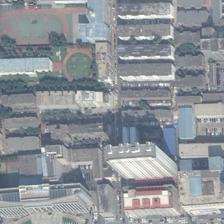
#> input picture uploads/Copy of 00036.jpg, 224 x 224 px
$ python -i imagepreprocess.py   (imports and definitions only)
#> lines starting #> are read from the running program, lines starting #| are printed output that depends on the picture
from PIL import Image, ImageFilter, ImageEnhance

class Preprocess:
    def __init__(self, img_path):
        self.img_path = img_path

    def crop_salient_region(self):
        try:
            img = Image.open(self.img_path).convert("RGB")
#> img is the input picture: PIL image 224x224 RGB; mean R, G, B 142.2, 146.9, 152.4

            gray = img.convert("L")
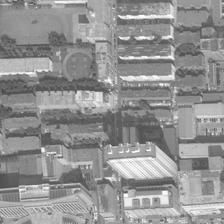
#> gray: PIL image 224x224 L; min 68, max 255, mean 146.1
            gray = ImageEnhance.Contrast(gray).enhance(2.0)
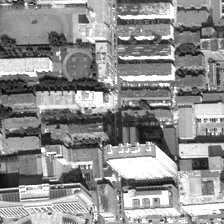
#> gray: PIL image 224x224 L; min 0, max 255, mean 143.4
            edges = gray.filter(ImageFilter.FIND_EDGES)
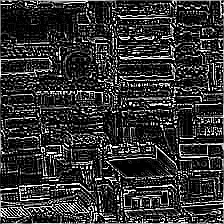
#> edges: PIL image 224x224 L; min 0, max 255, mean 51.4

            bbox = edges.getbbox()
#> bbox = (0, 0, 224, 224)
            if bbox:
                img = img.crop(bbox)

            img = img.resize((224, 224))

            return img

        except Exception as e:
            print(f" Error processing {self.img_path}: {e}")
            return Image.new('RGB', (224, 224), color='gray')

>>> result = Preprocess('uploads/Copy of 00036.jpg').crop_salient_region()

$ run again, on uploads/viaduct_53.jpg
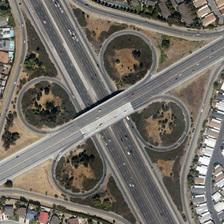
#> input picture uploads/viaduct_53.jpg, 224 x 224 px
#> in crop_salient_region, img is the input picture: PIL image 224x224 RGB; mean R, G, B 114.1, 108.9, 100.8
#> in crop_salient_region, `gray = ImageEnhance.Contrast(gray).enhance(2.0)`:
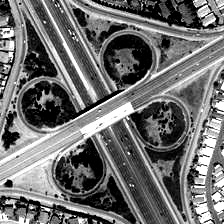
#> gray: PIL image 224x224 L; min 0, max 255, mean 109.8
#> in crop_salient_region, `edges = gray.filter(ImageFilter.FIND_EDGES)`:
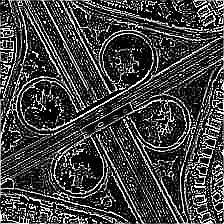
#> edges: PIL image 224x224 L; min 0, max 255, mean 64.3
#> bbox = (0, 0, 224, 224)
